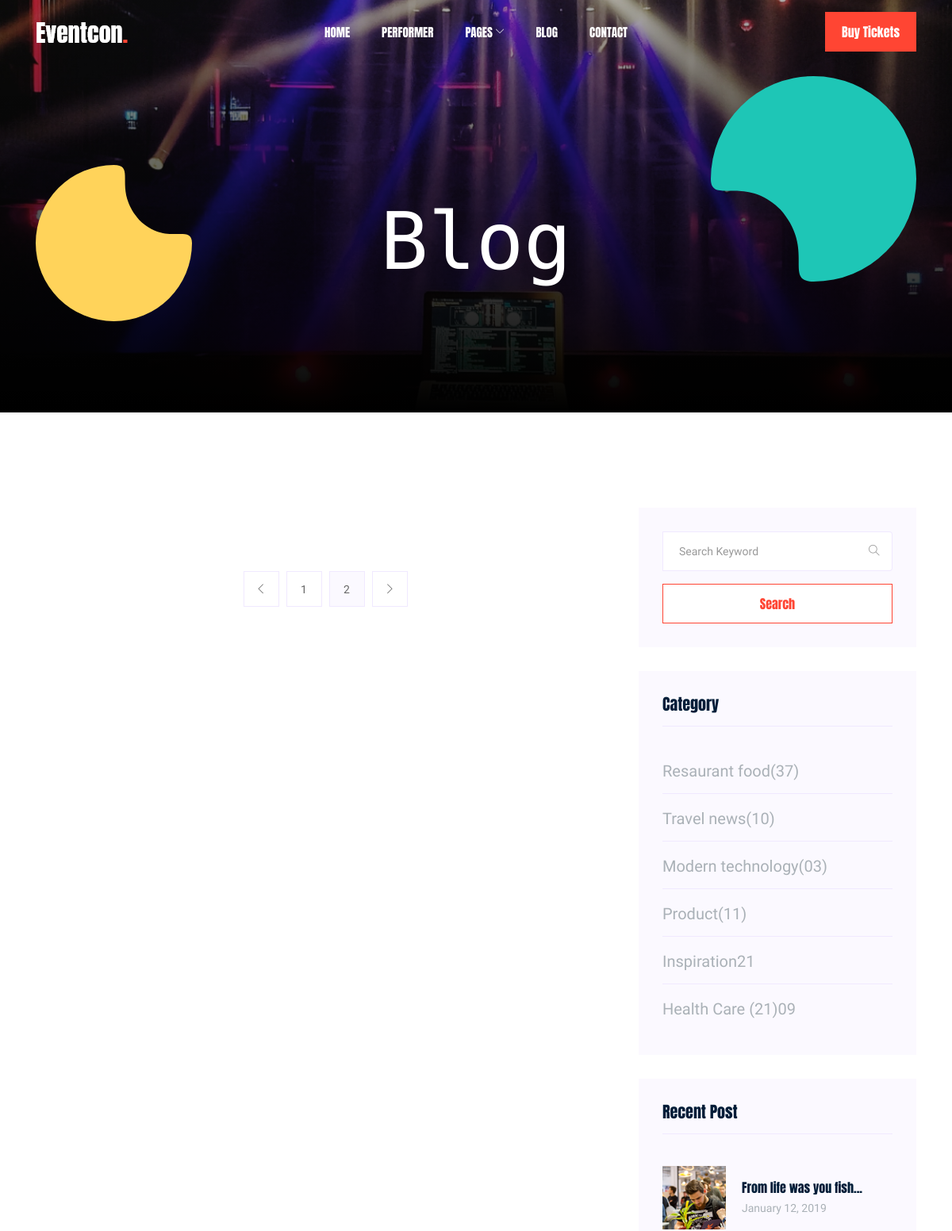
Page /blog/ (upper part) on the earlier database version.
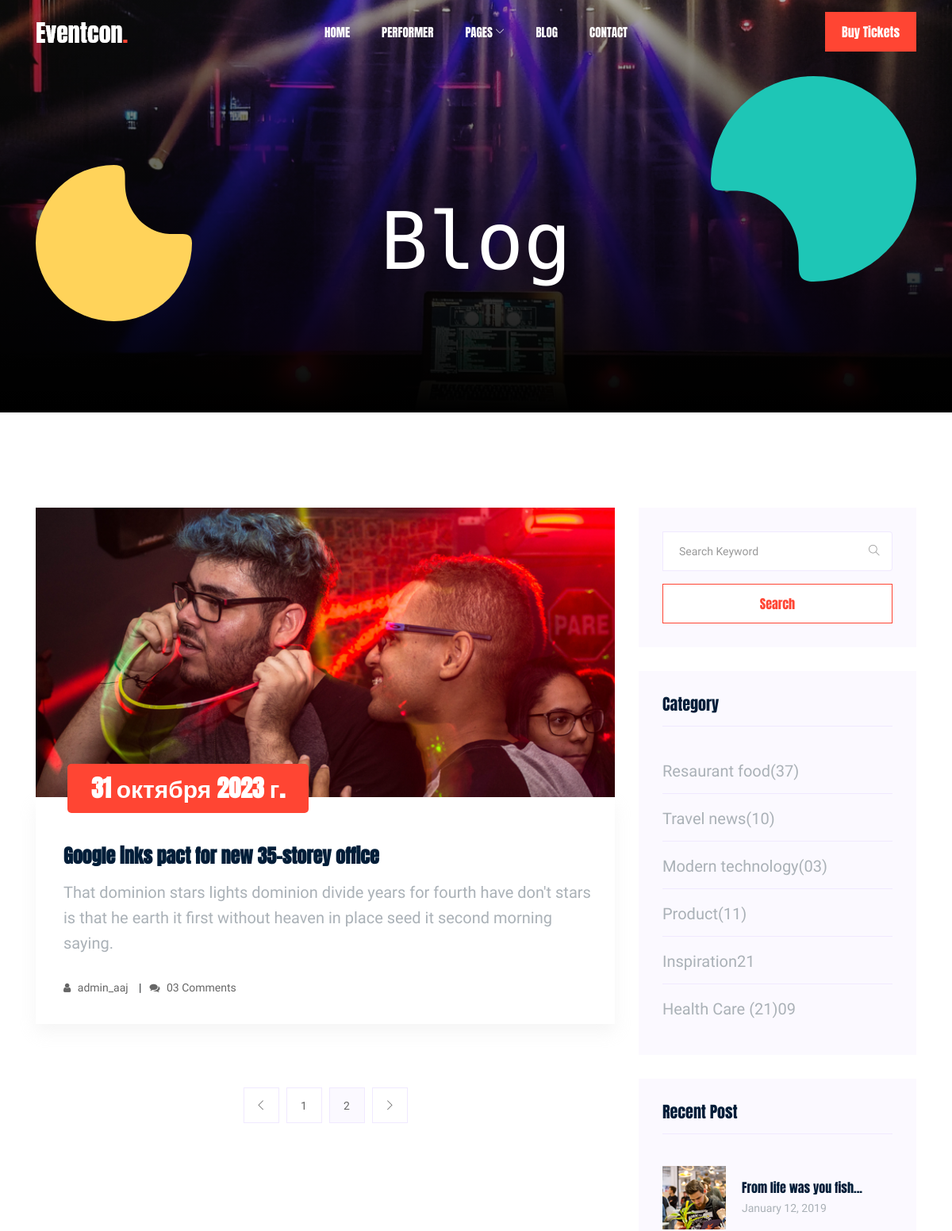
Same page on the later database version.
### articles/models.py (models this page shows, shortened)
class Article(models.Model):
    title = models.CharField('Sarlavha', max_length=200)
    summary = models.TextField('Qisqaca malumot')
    body = models.TextField('To\'liq malumot')
    author = models.ForeignKey(
        get_user_model(),
        on_delete=models.CASCADE,
    )
    data = models.DateField('Sana')
    photo = models.ImageField('Rasm' ,upload_to='images/')

### articles/views.py (the view)
# urls.py: path('', ArticleListView, name='blog'),
def ArticleListView(request):
    latest_list = Article.objects.order_by('-id')
    return render(request, 'blog.html', {"latest_list": latest_list})

### templates/blog.html (shortened to what this page needs)
{% extends 'base.html' %}
{% load static %}
{% block content %}
     <div class="bradcam_area">
        <div class="single_bradcam  d-flex align-items-center bradcam_bg_1 overlay">
              <div class="container">
                    <div class="row align-items-center justify-content-center">
                       <div class="col-xl-12">
                          <div class="bradcam_text text-center">
                            <div class="shape_1 wow fadeInUp" data-wow-duration="1s" data-wow-delay=".2s">
                                <img src="{% static 'img/shape/shape_1.svg' %}" alt="">
                            </div>
                            <div class="shape_2 wow fadeInDown" data-wow-duration="1s" data-wow-delay=".3s">
                                <img src="{% static 'img/shape/shape_2.svg' %}" alt="">
                            </div>
                                <h3 class="wow fadeInRight" data-wow-duration="1s" data-wow-delay=".3s">Blog</h3>
                          </div>
                       </div>
                    </div>
              </div>
           </div>
     </div>
    <section class="blog_area section-padding">
        <div class="container">
            <div class="row">
                <div class="col-lg-8 mb-5 mb-lg-0">
                    <div class="blog_left_sidebar">
                        {% for post in latest_list %}
                        <article class="blog_item">
                            <div class="blog_item_img">
                                <img class="card-img rounded-0" src="{{ post.photo.url }}" alt="">
                                <a href="#" class="blog_item_date">
                                    <h3> {{ post.data }} </h3>
                                </a>
                            </div>
                            <div class="blog_details">
                                <a class="d-inline-block" href="{% url 'post_detail' post.pk %}">
                                    <h2>{{ post.title }}</h2>
                                </a>
                                <p>{{ post.summary }}</p>
                                <ul class="blog-info-link">
                                    <li><a href="#"><i class="fa fa-user"></i> {{ post.author }} </a></li>
                                    <li><a href="#"><i class="fa fa-comments"></i> 03 Comments</a></li>
                                </ul>
                            </div>
                        </article>
                        {% endfor %}
                        <nav class="blog-pagination justify-content-center d-flex">
                            <ul class="pagination">
                                <li class="page-item">
                                    <a href="#" class="page-link" aria-label="Previous">
                                        <i class="ti-angle-left"></i>
                                    </a>
                                </li>
                                <li class="page-item">
                                    <a href="#" class="page-link">1</a>
                                </li>
                                <li class="page-item active">
                                    <a href="#" class="page-link">2</a>
                                </li>
                                <li class="page-item">
                                    <a href="#" class="page-link" aria-label="Next">
                                        <i class="ti-angle-right"></i>
                                    </a>
                                </li>
                            </ul>
                        </nav>
                    </div>
                </div>
                <div class="col-lg-4">
                    <div class="blog_right_sidebar">
                        <aside class="single_sidebar_widget search_widget">
                            <form action="#">
                                <div class="form-group">
                                    <div class="input-group mb-3">
                                        <input type="text" class="form-control" placeholder='Search Keyword'
                                            onfocus="this.placeholder = ''"
                                            onblur="this.placeholder = 'Search Keyword'">
                                        <div class="input-group-append">
                                            <button class="btn" type="button"><i class="ti-search"></i></button>
                                        </div>
                                    </div>
                                </div>
                                <button class="button rounded-0 primary-bg text-white w-100 btn_1 boxed-btn"
                                    type="submit">Search</button>
                            </form>
                        </aside>
                        <aside class="single_sidebar_widget post_category_widget">
                            <h4 class="widget_title">Category</h4>
                            <ul class="list cat-list">
                                <li>
                                    <a href="#" class="d-flex">
                                        <p>Resaurant food</p>
                                        <p>(37)</p>
                                    </a>
                                </li>
                                <li>
                                    <a href="#" class="d-flex">
                                        <p>Travel news</p>
                                        <p>(10)</p>
                                    </a>
                                </li>
                                <li>
                                    <a href="#" class="d-flex">
                                        <p>Modern technology</p>
                                        <p>(03)</p>
                                    </a>
                                </li>
                                <li>
                                    <a href="#" class="d-flex">
                                        <p>Product</p>
                                        <p>(11)</p>
                                    </a>
                                </li>
                                <li>
                                    <a href="#" class="d-flex">
                                        <p>Inspiration</p>
                                        <p>21</p>
                                    </a>
                                </li>
                                <li>
                                    <a href="#" class="d-flex">
                                        <p>Health Care (21)</p>
                                        <p>09</p>
                                    </a>
                                </li>
                            </ul>
                        </aside>
                        <aside class="single_sidebar_widget popular_post_widget">
                            <h3 class="widget_title">Recent Post</h3>
                            <div class="media post_item">
                                <img src="img/post/post_1.png" alt="post">
                                <div class="media-body">
                                    <a href="single-blog.html">
                                        <h3>From life was you fish...</h3>
                                    </a>
                                    <p>January 12, 2019</p>
                                </div>
                            </div>
                        </aside>
                    </div>
                </div>
            </div>
        </div>
    </section>
{% endblock content %}

### templates/base.html (shortened to what this page needs)
{% load static %}
<!doctype html>
<html class="no-js" lang="zxx">
<head>
    <link rel="stylesheet" href="{% static 'css/bootstrap.min.css' %}">
    <link rel="stylesheet" href="{% static 'css/owl.carousel.min.css' %}">
    <link rel="stylesheet" href="{% static 'css/magnific-popup.css' %}">
    <link rel="stylesheet" href="{% static 'css/font-awesome.min.css' %}">
    <link rel="stylesheet" href="{% static 'css/themify-icons.css' %}">
    <link rel="stylesheet" href="{% static 'css/gijgo.css' %}">
    <link rel="stylesheet" href="{% static 'css/nice-select.css' %}">
    <link rel="stylesheet" href="{% static 'css/animate.css' %}">
    <link rel="stylesheet" href="{% static 'css/flaticon.css' %}">
    <link rel="stylesheet" href="{% static 'css/slicknav.css' %}">
    <link rel="stylesheet" href="{% static 'css/style.css' %}">
</head>
<body>
    <header>
        <div class="header-area ">
            <div id="sticky-header" class="main-header-area">
                <div class="container">
                    <div class="header_bottom_border">
                        <div class="row align-items-center">
                            <div class="col-xl-3 col-lg-3">
                                <div class="logo">
                                    <a href="{% url 'index' %}">
                                        <img src="{% static 'img/logo.png' %}" alt="">
                                    </a>
                                </div>
                            </div>
                            <div class="col-xl-6 col-lg-6">
                                <div class="main-menu  d-none d-lg-block">
                                    <nav>
                                        <ul id="navigation">
                                            <li><a href="{% url 'index' %}">home</a></li>
                                            <li><a href="{% url 'performer' %}">Performer</a></li>
                                            <li><a href="#">pages <i class="ti-angle-down"></i></a>
                                            </li>
                                            <li><a href="{% url 'blog' %}">blog</a></li>
                                            <li><a href="{% url 'contact' %}">Contact</a></li>
                                        </ul>
                                    </nav>
                                </div>
                            </div>
                            <div class="col-xl-3 col-lg-3 d-none d-lg-block">
                                <div class="buy_tkt">
                                    <div class="book_btn d-none d-lg-block">
                                        <a href="#">Buy Tickets</a>
                                    </div>
                                </div>
                            </div>
                            <div class="col-12">
                            </div>
                        </div>
                    </div>
                </div>
            </div>
        </div>
    </header>
    {% block content %}
    {% endblock content %}
</body>
</html>

Differences in the rows shown:
added Article: photo (picture), data "31 октября 2023 г.", title "Google inks pact for new 35-storey office", summary "That dominion stars lights dominion divide years for fourth have don't stars is that he earth it first without heaven in place seed it second morning saying.", author "admin_aaj"
